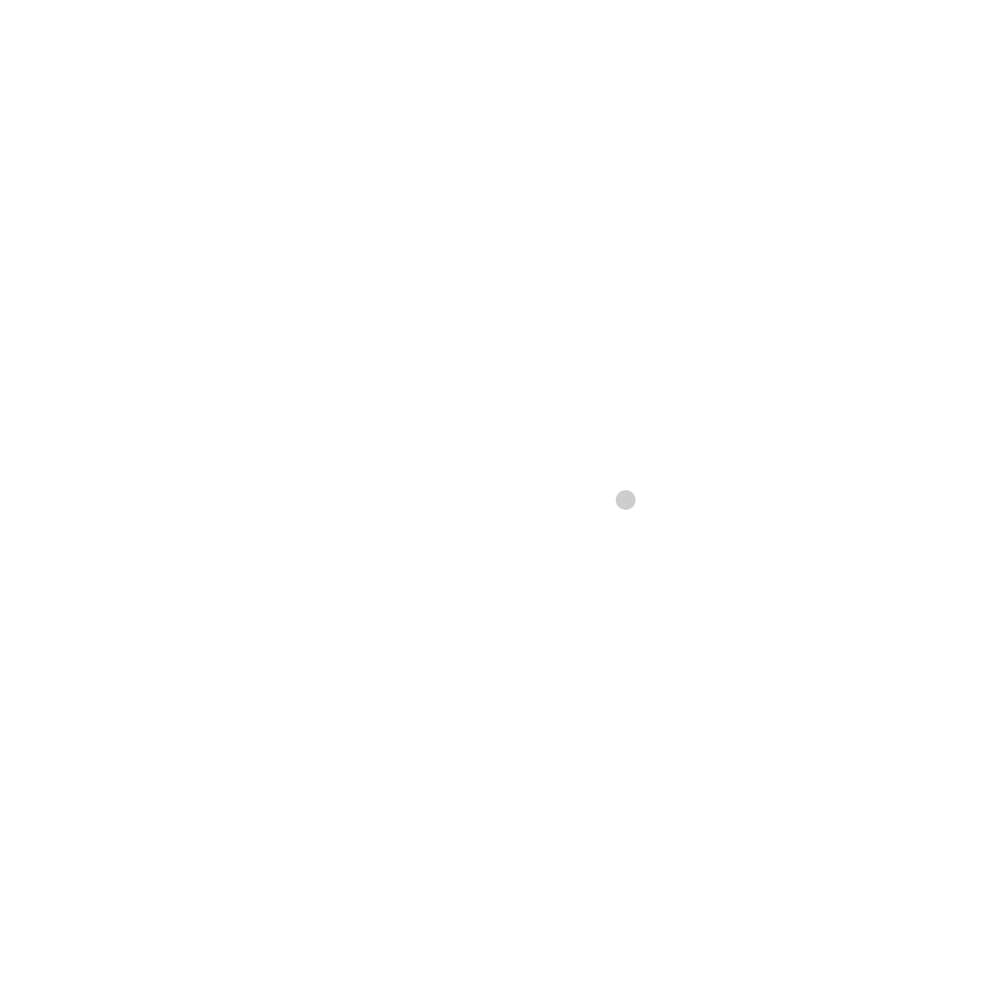
Frame 1 (no input)
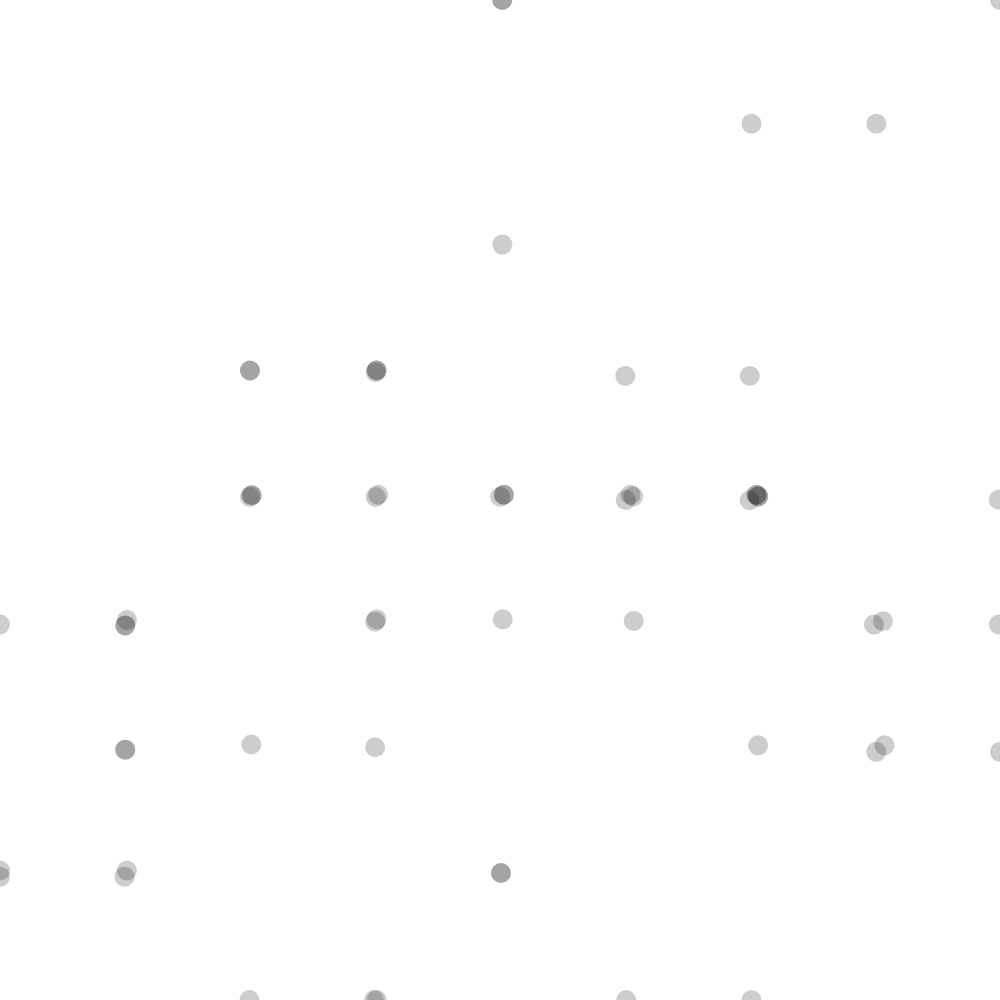
Frame 60 (no input)
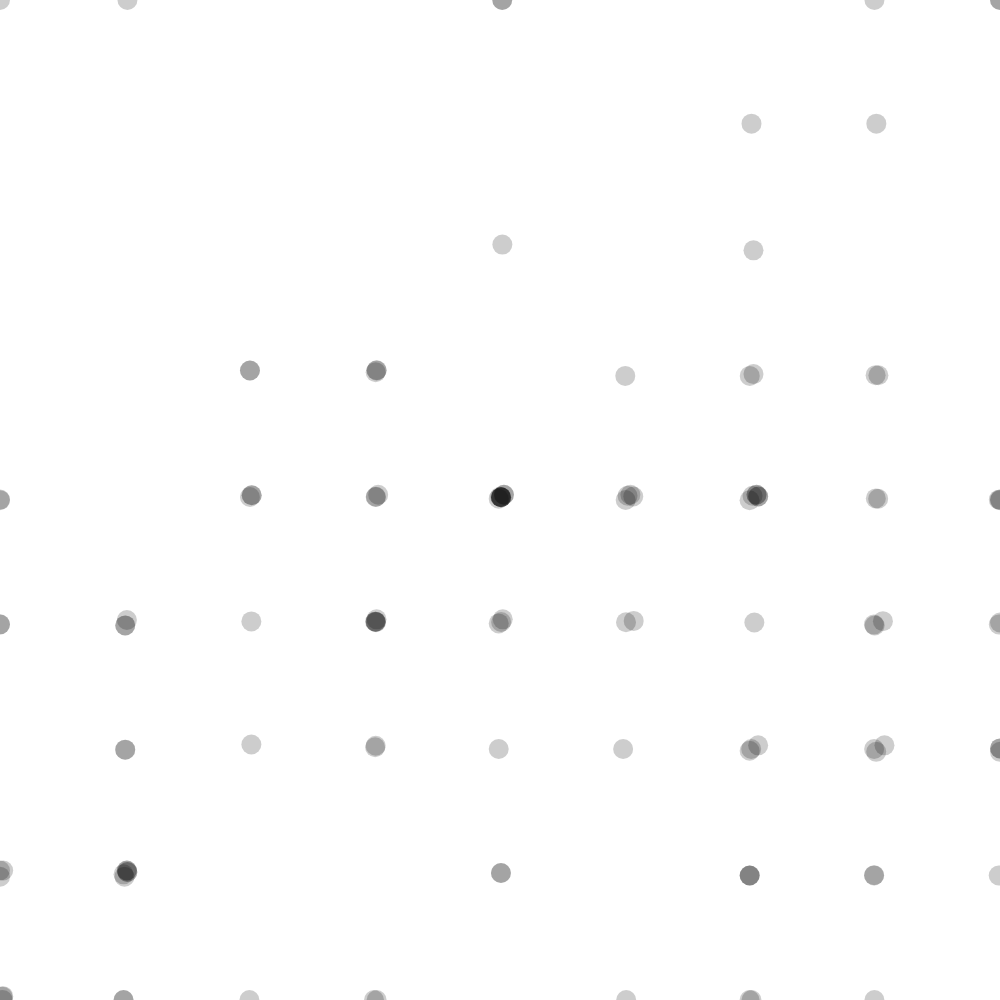
Frame 120 (the mouse pressed at the canvas centre since frame 60)

The p5.js sketch that drew these frames (run headless with seeded random() and noise() and a simulated clock; from frame 60 on, the mouse is pressed at the canvas centre):

// p5.js sketch
// ── sketch.js

let walker;
let slider;

function setup() {
  createCanvas(1000, 1000);
  walker = new Walker();
  background(255);
  
  slider = createSlider(1, 10, 0.1);
  slider.position(10, height + 10);
}

function draw() {
  
  let sd = slider.value();
  let stepSize = abs(randomGaussian(width / 8, sd));
  
  walker.step(stepSize);
  walker.checkBorders();
  walker.show();
}

// ── walker.js

class Walker {
  constructor() {
    this.x = width / 2;
    this.y = height / 2;
  }

  show() {
    // Le dernier argument définit la transparence (alpha)
    stroke(0, 50);  // 50 est l'alpha, valeur de transparence
    strokeWeight(20);
    point(this.x, this.y);
  }

  step(stepsize) {
    // Yields –1, 0, or 1
    let xstep = floor(random(3)) - 1;
    let ystep = floor(random(3)) - 1;
    this.x += xstep * stepsize;
    this.y += ystep * stepsize;
  }

  checkBorders() {
    if (this.x < 0) this.x = width;
    if (this.x > width) this.x = 0;
    if (this.y < 0) this.y = height;
    if (this.y > height) this.y = 0;
  }
}
